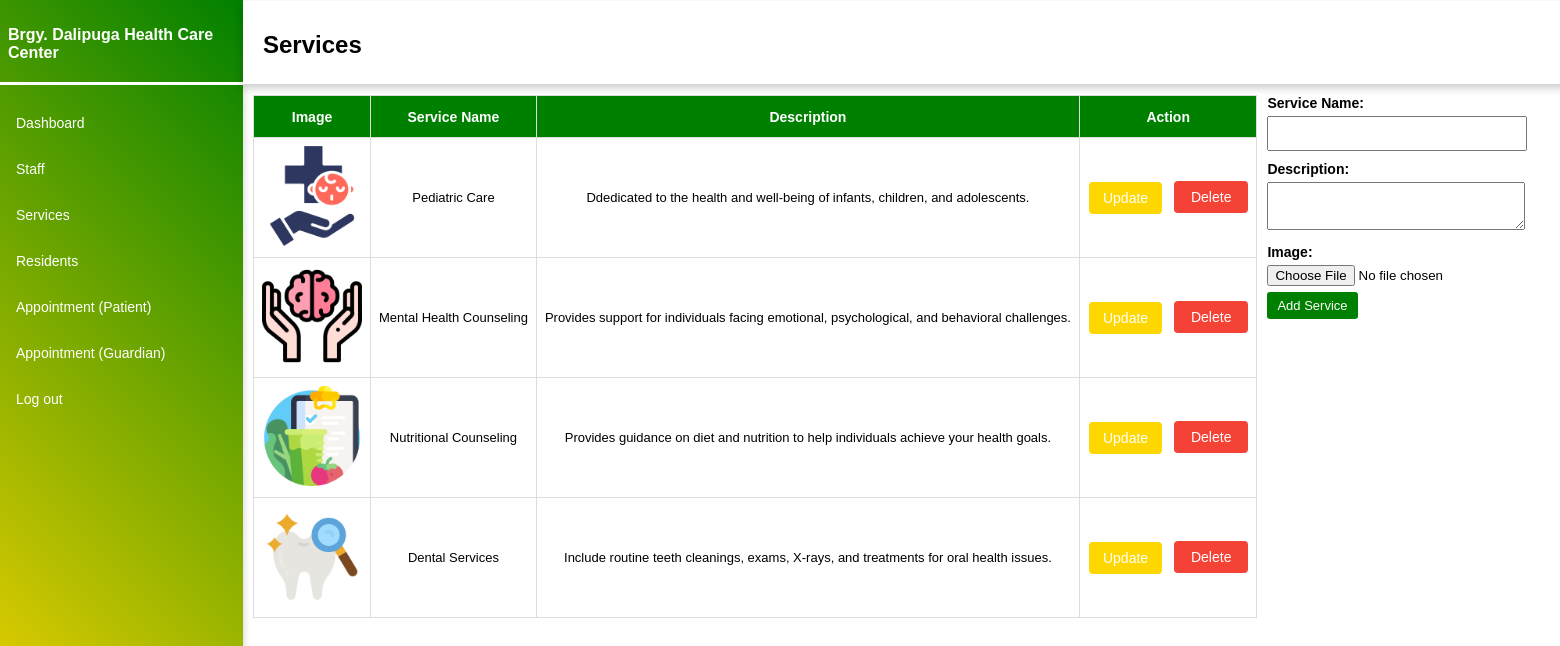
/services/ (signed in), run on the app's committed database.
### Appointment/models.py (models this page shows, shortened)
class Service(models.Model):
    name = models.CharField(max_length=100)
    Description = models.CharField(max_length=100, null=True, blank=True)
    image = models.ImageField(upload_to='service_images/', null=True, blank=True)

### Admin/views.py (the view)
# urls.py: path('services/', ServicesTemplateView.as_view(), name='services'),
class ServicesTemplateView(LoginRequiredMixin, UserPassesTestMixin, TemplateView):
    template_name = 'services.html'
    login_url = 'login'
    def get_context_data(self, **kwargs):
        context = super().get_context_data(**kwargs)
        context['staffs'] = Service.objects.all()
        return context
    def test_func(self):
        return self.request.user.is_superuser

### Admin/templates/services.html (shortened to what this page needs)
{% load static %}
<!DOCTYPE html>
<html lang="en">
<head>
  <link rel="stylesheet" href="https://cdnjs.cloudflare.com/ajax/libs/font-awesome/5.15.3/css/all.min.css">
    </head>
    <body>
    <div class="container">
        <nav class="navbar">
        <h1 class="navbar-brand">Brgy. Dalipuga Health Care Center</h1>
        <div class="line"></div>
        <ul class="navbar-nav">
          <li class="nav-item">
            <a class="nav-link" href="{% url 'dashboard' %}">Dashboard</a>
            </li>
            <li class="nav-item">
            <a class="nav-link" href="{% url 'staff' %}">Staff</a>
            </li>
            <li class="nav-item">
            <a class="nav-link" href="{% url 'services' %}" >Services</a>
            </li>
            <li class="nav-item">
            <a class="nav-link" href="{% url 'residents' %}">Residents</a>
            </li>
            <li class="nav-item">
            <a class="nav-link" href="{% url 'adm_app' %}">Appointment (Patient)</a>
            </li>
            <li class="nav-item">
                <a class="nav-link" href="{% url 'guardian_app' %}">Appointment (Guardian)</a>
                </li>
            <li class="nav-item">
            <a class="nav-link" href="{% url 'logout' %}">Log out</a>
            </li>
        </ul>
        </nav>
    </div>
        <div class="top-bar">
            <h2 class="navbar-title">Services</h2>
        </div>
        <div class="services">
          <table>
              <tr>
                  <th>Image</th>
                  <th>Service Name</th>
                  <th>Description</th>
                  <th>Action</th>
              </tr>
              {% for service in staffs %}
                  <tr>
                      <td>
                        {% if service.image %}
                        <img src="{{ service.image.url }}" alt="{{ service.name }}" width="100">
                    {% endif %}
                    </td>
                    <td>{{ service.name }}</td>
                    <td>{{ service.Description }}</td>
                    <td>
                        <button class="update-btn" data-service-id="{{ service.id }}">Update</button>
                        <form method="post" action="{% url 'delete_service' service.id %}" style="display:inline;">
                            <button class="delete" type="submit">Delete</button>
                        </form>
                    </td>
                  </tr>
              {% endfor %}
          </table>
          <div id="myservices" class="modal">
            <div class="modal-content">
                <form method="post" action="{% url 'add_service' %}" enctype="multipart/form-data">
                    <label for="name">Service Name:</label>
                    <input type="text" name="name" required><br>
                    <label for="Description">Description:</label>
                    <textarea name="Description" required></textarea><br>
                    <label for="image">Image:</label>
                    <input type="file" name="image"><br>
                    <input type="submit" name="add" value="Add Service">
                </form>
            </div>
        </div>
</body>
</html>

### Admin/templates/services.html (style rules this page uses)
body { font-family: Arial, sans-serif; }
h1 { font-size: 16px; margin-left: 20px; }
.navbar-brand { margin-top: 20px; width: 100%; text-decoration: none; color: white; height: 50px; display: flex; align-items: center; }
.container { margin-top: -9px; margin-left: -20px; position: fixed; width: 255px; height: 100%; background: linear-gradient(45deg, gold, green); overflow: hidden; box-shadow: 0 4px 8px 0 rgba(0, 0, 0, 0.2); }
.line { height: 0vh; margin-top: auto; margin-bottom: 10px; border-bottom: 3px solid white; }
li { text-decoration: none; font-weight: 100; font-size: 14px; margin-top: 30px; list-style-type: none; margin-left: -12px; }
.nav-link { color: white; text-decoration: none; }
.top-bar { margin-top: -7px; margin-left: 235px; position: fixed; height: 83px; width: 85%; background: white; box-shadow: 0 4px 8px 0 rgba(0, 0, 0, 0.2); }
h2 { margin-left: 20px; margin-top: 30px; }
.services { display: flex; align-items: flex-start; padding: 10px; }
.services .modal-content form { margin-top: 77px; width: 480px; margin-left: 10px; }
.services .modal-content form label { font-size: 14px; display: block; margin-bottom: 5px; font-weight: 600; }
.services .modal-content form input[type="text"], .services .modal-content form textarea { width: 50%; padding: 8px; margin-bottom: 10px; box-sizing: 50px; }
.services .modal-content form input[type="submit"] { margin-top: 6px; font-size: 13px; background-color: green; color: white; padding: 6px 10px; border: none; border-radius: 3px; cursor: pointer; }
.services table { border-collapse: collapse; margin-left: 235px; margin-top: 77px; }
.services table, .services th, .services td { border: 1px solid #ddd; padding: 8px; text-align: center; }
.services th { background-color: #008000; height: 25px; color: white; font-size: 14px; }
.services td { font-size: 13px; white-space: nowrap; }
.services .update-btn { background-color: gold; color: white; border: none; padding: 8px 14px; text-align: center; text-decoration: none; font-size: 14px; cursor: pointer; border-radius: 4px; margin-left: 1px; display: flex; }
.services .delete { background-color: #f44336; color: white; border: none; padding: 8px 17px; text-align: center; text-decoration: none; font-size: 14px; cursor: pointer; border-radius: 4px; display: flex; justify-content: center; align-items: center; margin-left: 86px; margin-top: -33px; }
.services .update-btn, .services .delete { transition: 0.3s ease, color 0.3s ease; }
.update-btn { background-color: #4CAF50; color: white; border: none; padding: 5px 10px; cursor: pointer; }

### data on the page
Service: image (picture), name "Pediatric Care", Description "Ddedicated to the health and well-being of infants, children, and adolescents."
Service: image (picture), name "Mental Health Counseling", Description "Provides support for individuals facing emotional, psychological, and behavioral challenges."
Service: image (picture), name "Nutritional Counseling", Description "Provides guidance on diet and nutrition to help individuals achieve your health goals."
Service: image (picture), name "Dental Services", Description "Include routine teeth cleanings, exams, X-rays, and treatments for oral health issues."
